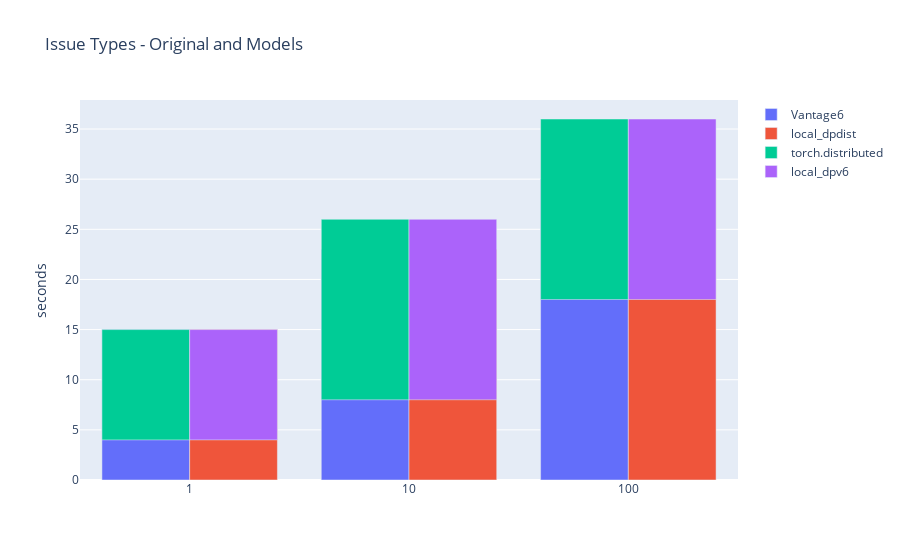

Notebook code cell kept with this figure:
### Code cell
from plotly import graph_objects as go

data = {
    "vantage6":[15, 23, 30],
    "torch.distributed": [4,   8, 18],
    "local_dpv6": [11, 18, 18],
    "local_dpdist": [11, 18, 18],
    "labels": [
        "1",
        "10",
        "100"
    ]
}

fig = go.Figure(
    data=[
        go.Bar(
            name="Vantage6",
            x=data["labels"],
            y=data["vantage6"],
            offsetgroup=0,
        ),
        go.Bar(
            name="local_dpdist",
            x=data["labels"],
            y=data["vantage6"],
            offsetgroup=1,
        ),
        go.Bar(
            name="torch.distributed",
            x=data["labels"],
            y=data["local_dpdist"],
            offsetgroup=0,
            base=data["torch.distributed"],
        ),
        go.Bar(
            name="local_dpv6",
            x=data["labels"],
            y=data["local_dpdist"],
            offsetgroup=1,
            base=data["torch.distributed"],
        )
    ],
    layout=go.Layout(
        title="Issue Types - Original and Models",
        yaxis_title="seconds"
    )
)

fig.show()

### Figure 1 — Plotly figure (JSON) as saved in the notebook; plotly's stock layout.template omitted (floating-point values rounded to 4 significant figures)
{"data": [{"name": "Vantage6", "offsetgroup": "0", "type": "bar", "x": ["1", "10", "100"], "y": [15, 23, 30]}, {"name": "local_dpdist", "offsetgroup": "1", "type": "bar", "x": ["1", "10", "100"], "y": [15, 23, 30]}, {"base": [4, 8, 18], "name": "torch.distributed", "offsetgroup": "0", "type": "bar", "x": ["1", "10", "100"], "y": [11, 18, 18]}, {"base": [4, 8, 18], "name": "local_dpv6", "offsetgroup": "1", "type": "bar", "x": ["1", "10", "100"], "y": [11, 18, 18]}], "layout": {"title": {"text": "Issue Types - Original and Models"}, "yaxis": {"title": {"text": "seconds"}}}}
